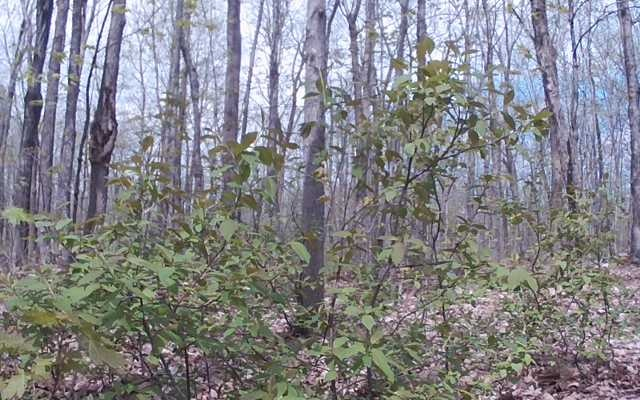
%> input picture MatlabPrototypes/test.jpg, 640 x 400 px
$ octave PrototypeGabor.m   (GNU Octave 9; MATLAB toolbox functions it lacks are replaced by stand-ins)
%> lines starting %> are read from the running program, lines starting %| are printed output that depends on the picture
clear;
clf;
close all;
clc;

addpath('./Gabor2/');

inputImage = imread('test.jpg');
%> inputImage is the input picture: size 400x640x3 uint8; mean R, G, B 131.7, 131.9, 136.6

% Region of interest (from top left to bottom right)
minX = round(size(inputImage,2)/2 - size(inputImage,2)/4);
%> minX = 160
maxX = round(size(inputImage,2)/2 + size(inputImage,2)/4);
%> maxX = 480
minY = round(size(inputImage,1)/2);
%> minY = 200
maxY = size(inputImage,1);
%> maxY = 400

coloredRegion = inputImage(minY:maxY,minX:maxX,:);
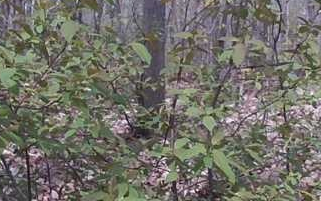
%> coloredRegion: size 201x321x3 uint8; mean R, G, B 113.1, 111.5, 103.4
imageGray = rgb2gray(coloredRegion);
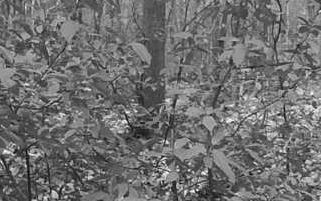
%> imageGray: size 201x321 uint8; min 2, max 254, mean 111.1

% Gabor filter
xVariance = 4;
yVariance = 8;
frequency = 4;
orientation = pi/3;
%> (the run ends here)
